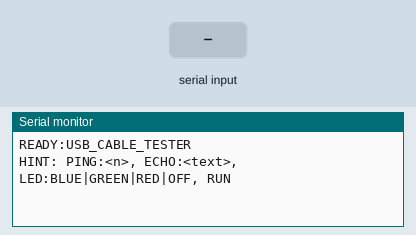
Recording of a sketch running on a simulated ESP32-C6. Shown: the last lines printed to the serial monitor. Inputs (shaded band) come from the test bench.

Above: at 1.2 s.
1.3 s: "PING:\n" received over Serial
At 2.5 s:
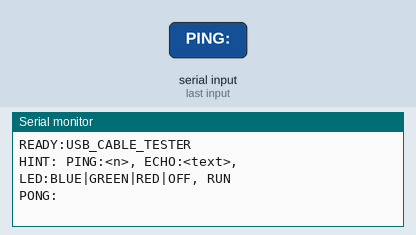
2.8 s: "ECHO:\n" received over Serial
At 3.8 s:
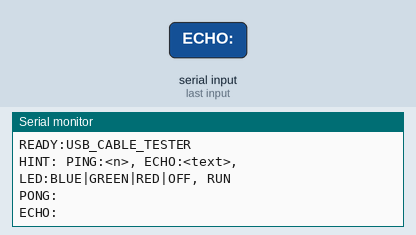
4.3 s: "LED:BLUE\n" received over Serial
At 4.9 s:
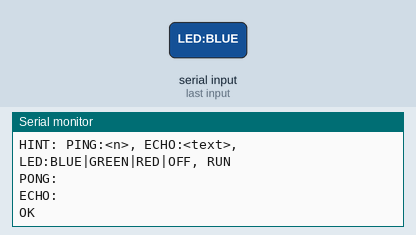
5.8 s: "RUN\n" received over Serial
At 7.3 s:
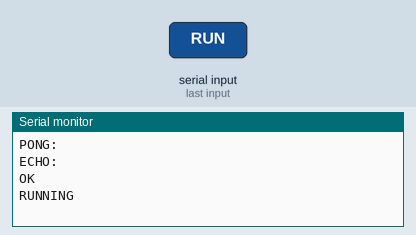

Measured:
- after the input at 1.3 s, the serial monitor: prints a new line at once (image 1)
- after the input at 2.8 s, the serial monitor: prints a new line at once (image 2)
- after the input at 4.3 s, the serial monitor: prints a new line at once (image 3)
- after the input at 5.8 s, the serial monitor: prints a new line at once (image 4)

The sketch:

bad_usb_checker.ino
```cpp
/*
  USB Cable Tester — ESP32-C6 (built-in RGB)

  Uses the on-board single RGB LED exposed as RGB_BUILTIN and the helper:
    void rgbLedWrite(uint8_t pin, uint8_t r, uint8_t g, uint8_t b);

  Protocol (line-based, \n terminated):
    PING:<nonce>        -> PONG:<nonce>
    ECHO:<text>         -> ECHO:<text>
    LED:BLUE|GREEN|RED|OFF
    RUN                 -> RUNNING (also sets BLUE)

  Colors:
    Blue  = test running
    Green = pass
    Red   = fail
*/

#ifndef RGB_BUILTIN
// Most ESP32-C6 DevKitC-1 boards define RGB_BUILTIN in the core.
// If your core doesn't, set the pin here (GPIO 8 on ESP32-C6 DevKitC-1).
#define RGB_BUILTIN 8
#endif

// -------- LED helpers --------
static inline void setRGB(uint8_t r, uint8_t g, uint8_t b) {
  rgbLedWrite(RGB_BUILTIN, r, g, b);
}
static inline void ledBlue()  { setRGB(0,   0, 255); }
static inline void ledGreen() { setRGB(0, 255,   0); }
static inline void ledRed()   { setRGB(255, 0,   0); }
static inline void ledOff()   { setRGB(0,   0,   0); }

// -------- Serial helpers --------
static String readLineTrimmed() {
  String s = Serial.readStringUntil('\n');
  s.trim();
  return s;
}

void setup() {
  // No need to "init" RGB_BUILTIN — the core handles it.
  ledOff();

  Serial.begin(115200);
  unsigned long t0 = millis();
  while (!Serial && (millis() - t0 < 2000)) { delay(10); }

  Serial.println("READY:USB_CABLE_TESTER");
  Serial.println("HINT: PING:<n>, ECHO:<text>, LED:BLUE|GREEN|RED|OFF, RUN");
}

void loop() {
  if (!Serial.available()) {
    delay(5);
    return;
  }

  String line = readLineTrimmed();

  // PING:<nonce> -> PONG:<nonce>
  if (line.startsWith("PING:")) {
    String nonce = line.substring(5);
    Serial.print("PONG:");
    Serial.println(nonce);
    return;
  }

  // ECHO:<text> -> ECHO:<text>
  if (line.startsWith("ECHO:")) {
    String payload = line.substring(5);
    Serial.print("ECHO:");
    Serial.println(payload);
    return;
  }

  // LED commands
  if (line.equalsIgnoreCase("LED:BLUE"))  { ledBlue();  Serial.println("OK"); return; }
  if (line.equalsIgnoreCase("LED:GREEN")) { ledGreen(); Serial.println("OK"); return; }
  if (line.equalsIgnoreCase("LED:RED"))   { ledRed();   Serial.println("OK"); return; }
  if (line.equalsIgnoreCase("LED:OFF"))   { ledOff();   Serial.println("OK"); return; }

  // RUN: set Blue + acknowledge
  if (line.equalsIgnoreCase("RUN")) {
    ledBlue();
    Serial.println("RUNNING");
    return;
  }

  // Unknown
  Serial.println("ERR:UNKNOWN_CMD");
}
```
